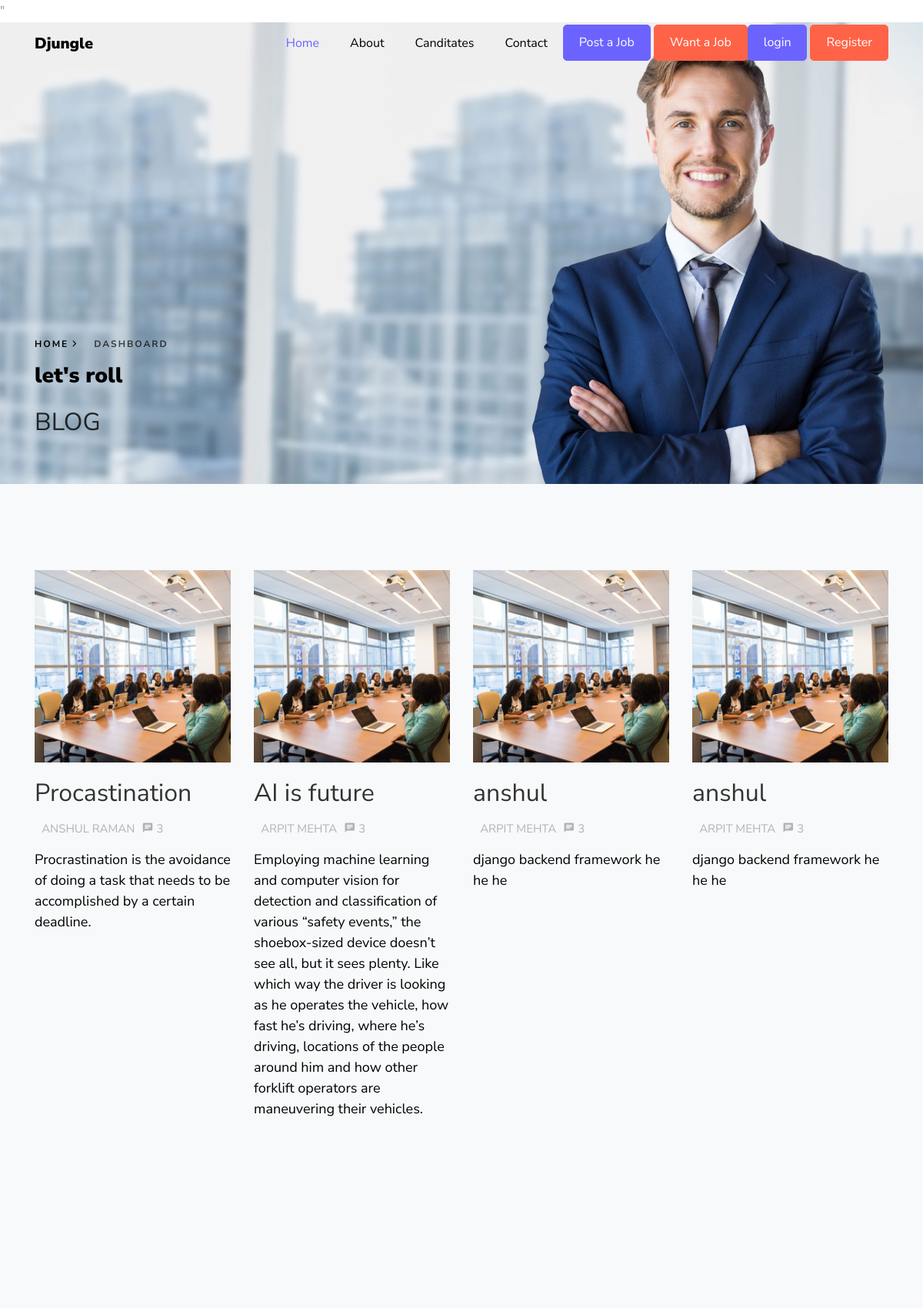
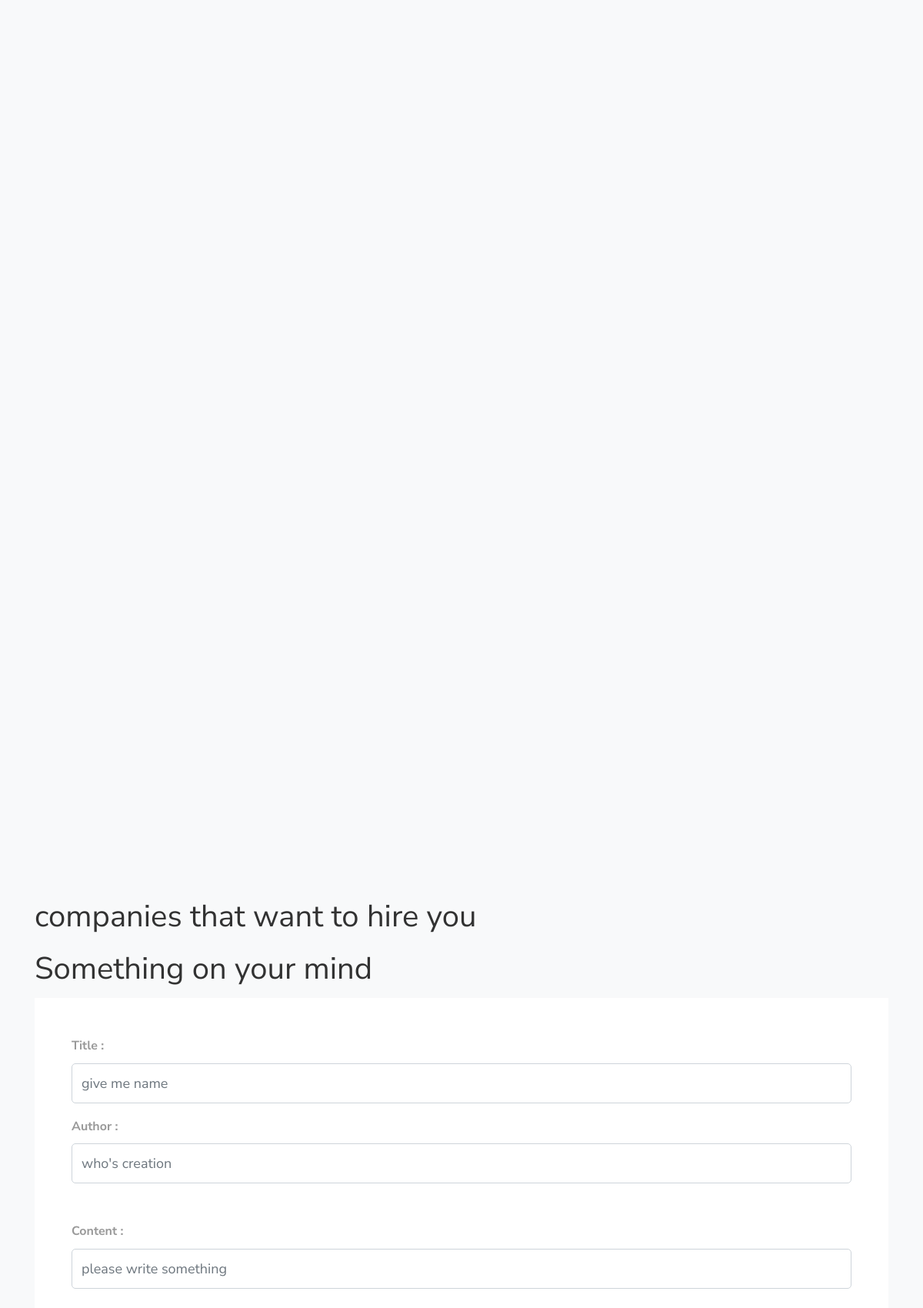
Screenshot of /blog.html (upper part) with the database file from the repository (2 pictures, top to bottom).
### dappx/models.py (models this page shows, shortened)
class Blog(models.Model):
    title=models.CharField(max_length=100)
    author=models.CharField(max_length=100)
    desc=models.TextField()
    like=models.IntegerField(default=0)

### dappx/views.py (the view)
# urls.py: path('blog.html',views.blog,name='blog'),
def blog(request):
    if request.method == 'POST':
        blog1=Blog()
        blog1.title= request.POST['title']
        blog1.author=request.POST['author']
        blog1.desc=request.POST['desc']
        blog1.save()
        return redirect('/')
    else :
        blogs= Blog.objects.all()
        user1=request.user.username
        short =Shortlist.objects.filter(nameofemp=user1)
        context={
            "blogs":blogs,
            "short":short,
        }
        return render(request,'dappx/blog.html',context)

### templates/dappx/blog.html (shortened to what this page needs)
{% extends "base.html" %}
{% block content %}
    <div class="hero-wrap hero-wrap-2" style="background-image: url('/static/images/bg_1.jpg');" data-stellar-background-ratio="0.5">
      <div class="container">
        <div class="row no-gutters slider-text align-items-end justify-content-start">
          <div class="col-md-8 ftco-animate text-center text-md-left mb-5">
          	<p class="breadcrumbs mb-0"><span class="mr-3"><a href="index.html">Home <i class="ion-ios-arrow-forward"></i></a></span> <span>Dashboard</span></p>
              <h3 class="mb-3 bread">let's roll</h3>
              <h2> BLOG </h2>
          </div>
        </div>
      </div>
    </div>
    <section class="ftco-section bg-light">
      <div class="container">
        <div class="row d-flex">
             {% for blog in blogs %}
          <div class="col-md-3 d-flex ftco-animate">
              <div class="blog-entry align-self-stretch">
              <a href="blog-single.html" class="block-20" style="background-image: url('/static/images/image_1.jpg');">
              </a>
              <div class="text mt-3">
              	<div class="meta mb-2">
                    <h2>{{ blog.title }}</h2>
                  <div><a href="#">{{ blog.author }}</a></div>
                  <div><a href="#" class="meta-chat"><span class="icon-chat"></span> 3</a></div>
                </div>
                <h3 class="heading"><a href="#">{{ blog.desc }}</a></h3>
              </div>
            </div>
          </div>
            {% endfor %}
           <div class="col-lg-12 col-lg-8 lg-5">
              <h1>        companies that want to hire you</h1>
           </div>
          <div class="col-lg-12 col-lg-8 lg-5">
              <h1>         Something on your mind</h1>
			     <form action="" class="p-5 bg-white" method="POST">
              <div class="row form-group">
                <div class="col-md-12 mb-3 mb-md-0">
                  <label class="font-weight-bold" for="fullname">Title : </label>
                  <input type="text" id="fullname" class="form-control" placeholder="give me name" name="title">
                </div>
              </div>
              <div class="row form-group mb-5">
                <div class="col-md-12 mb-3 mb-md-0">
                  <label class="font-weight-bold" for="fullname">Author : </label>
                  <input type="text" id="fullname" class="form-control" placeholder="who's creation" name="author">
                </div>
              </div>
              <div class="row form-group mb-5">
                <div class="col-md-12 mb-3 mb-md-0">
                  <label class="font-weight-bold" for="fullname">Content : </label>
                  <input type="text" id="fullname" class="form-control" placeholder="please write something" name="desc">
                </div>
              </div>
            </form>
          </div>
        </div>
      </div>
    </section>
{% endblock %}

### static/css/icomoon.css (style rules this page uses)
[class^="icon-"], [class*=" icon-"] { font-family: 'icomoon' !important; speak: none; font-style: normal; font-weight: normal; font-variant: normal; text-transform: none; line-height: 1; -webkit-font-smoothing: antialiased; -moz-osx-font-smoothing: grayscale; }
.icon-chat:before { content: "\e0b7"; }

### rows the page displays
Blog: title "Procastination", author "ANSHUL RAMAN", desc "Procrastination is the avoidance of doing a task that needs to be accomplished by a certain deadline."
Blog: title "AI is future", author "ARPIT MEHTA", desc "Employing machine learning and computer vision for detection and classification of various “safety events,” the shoebox-sized device doesn’t see all, but it sees plenty. Like which way the driver is looking as he operates the vehicle, how fast he’s driving, where he’s driving, locations of the people around him and how other forklift operators are maneuvering their vehicles."
Blog: title "anshul", author "ARPIT MEHTA", desc "django backend framework he he he"
Blog: title "anshul", author "ARPIT MEHTA", desc "django backend framework he he he"
